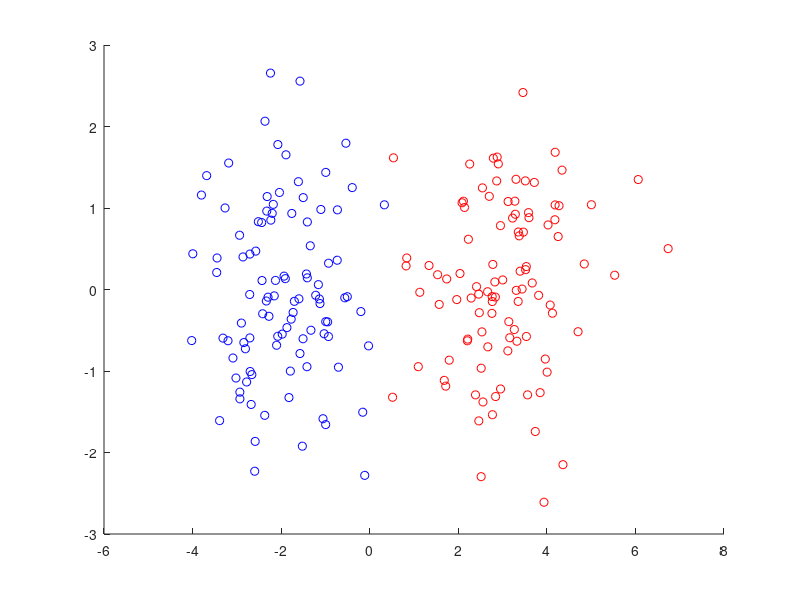

Here is the MATLAB script that generated this plot:
% generate data
n1 = 100; n2 = 100;
S1 = eye(2); S2 = eye(2);
m1 = [3; 0]; m2 = [-2; 0];
x1 = bsxfun(@plus, chol(S1)'*randn(2,n1), m1);
x2 = bsxfun(@plus, chol(S2)'*randn(2,n2), m2);
x = [x1 x2]'; y = [-ones(1,n1) ones(1,n2)]';

% plot
scatter(x(1:100, 1), x(1:100, 2), 'r');
hold on;
scatter(x(101:200, 1), x(101:200, 2), 'b');
hold off;
